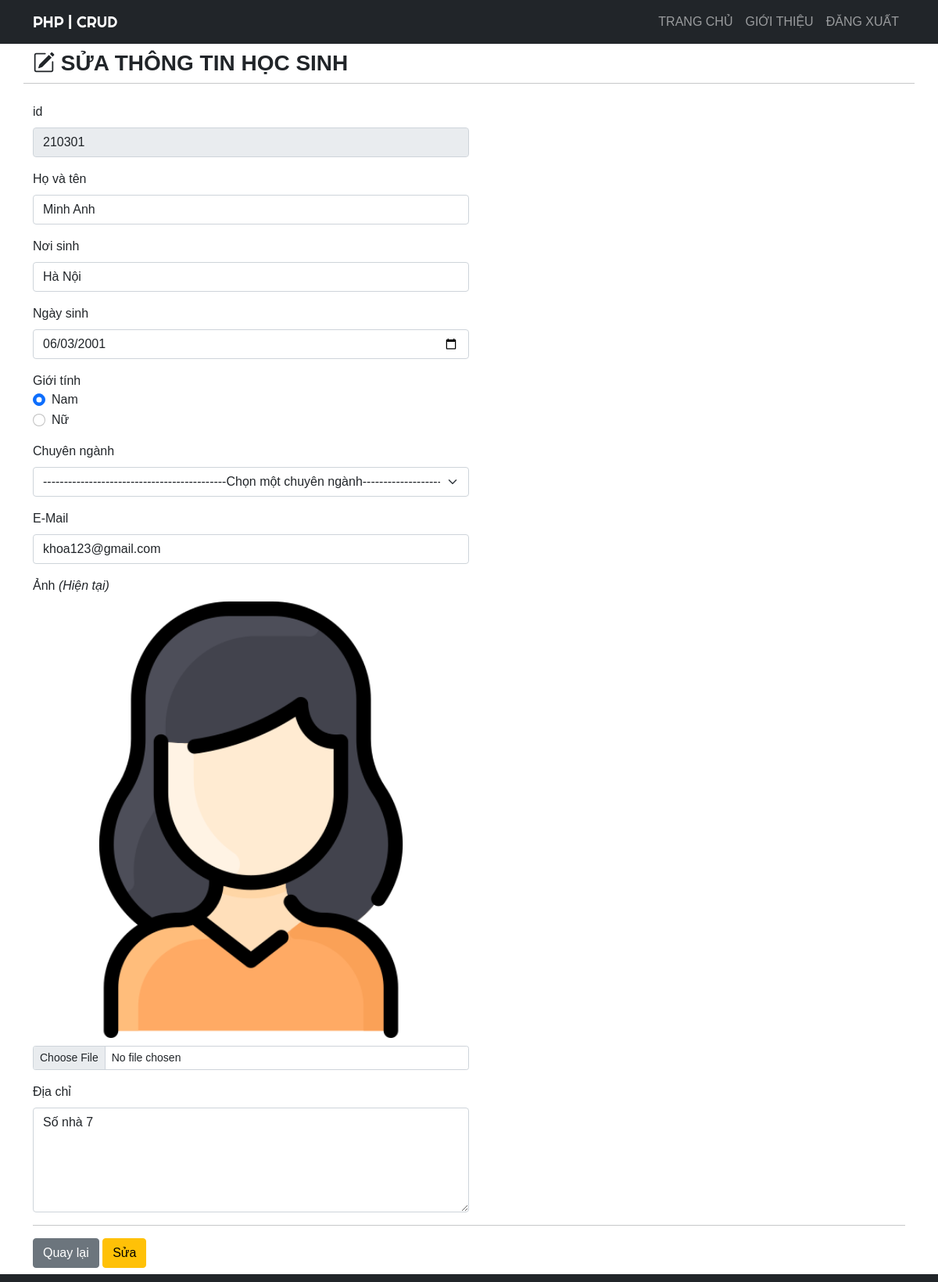
Screenshot of /ubah.php?id=210301 (signed in) with the database file from the repository.
### tables this page shows
CREATE TABLE `siswa` (
  `id` varchar(50) NOT NULL,
  `name` varchar(255) NOT NULL,
  `hometown` varchar(50) NOT NULL,
  `age` date NOT NULL,
  `sex` enum('Nam','Nữ') NOT NULL,
  `major` enum('Kỹ thuật mạng truy cập','Kỹ thuật máy tính và mạng','Đa phương tiện','Kỹ thuật phần mềm','Kỹ Thuật Mạng','Kỹ Thuật Máy Tính và Mạng','Đa Phương Tiện','Kỹ Sư Phần Mềm') NOT NULL,
  `email` varchar(255) NOT NULL,
  `image` varchar(255) NOT NULL,
  `address` text NOT NULL
);

### function.php (called while the page is built, shortened)
<?php
$koneksi = mysqli_connect("localhost", "root", "", "phpdasar");
function query($query)
{
    global $koneksi;
    $result = mysqli_query($koneksi, $query);
    $rows = [];
    while ($row = mysqli_fetch_assoc($result)) {
        $rows[] = $row;
    }
    return $rows;
}
?>

### ubah.php (the view, shortened to what this page needs)
<?php
require 'function.php';
$id = $_GET['id'];
$siswa = query("SELECT * FROM siswa WHERE id = $id")[0];
?>
<!DOCTYPE html>
<html lang="vi">
<head>
    <link href="https://cdn.jsdelivr.net/npm/bootstrap@5.0.0-beta2/dist/css/bootstrap.min.css" rel="stylesheet">
    <link rel="stylesheet" href="https://cdn.jsdelivr.net/npm/bootstrap-icons@1.4.0/font/bootstrap-icons.css">
    <link rel="stylesheet" href="css/style.css">
</head>
<body>
    <nav class="navbar navbar-expand-lg navbar-dark bg-dark text-uppercase">
        <div class="container">
            <a class="navbar-brand" href="index.php">PHP | CRUD</a>
            <div class="collapse navbar-collapse" id="navbarNav">
                <ul class="navbar-nav ms-auto">
                    <li class="nav-item">
                        <a class="nav-link" aria-current="page" href="index.php">Trang chủ</a>
                    </li>
                    <li class="nav-item">
                        <a class="nav-link" href="#about">Giới thiệu</a>
                    </li>
                    <li class="nav-item">
                        <a class="nav-link" href="logout.php">Đăng xuất</a>
                    </li>
                </ul>
            </div>
        </div>
    </nav>
    <div class="container">
        <div class="row my-2">
            <div class="col-md">
                <h3 class="fw-bold text-uppercase"><i class="bi bi-pencil-square"></i>&nbsp;Sửa thông tin học sinh</h3>
            </div>
            <hr>
        </div>
        <div class="row my-2">
            <div class="col-md">
                <form action="" method="post" enctype="multipart/form-data">
                    <div class="mb-3">
                        <label for="id" class="form-label">id</label>
                        <input type="number" class="form-control w-50" id="id" value="<?= $siswa['id']; ?>" name="id" readonly>
                    </div>
                    <div class="mb-3">
                        <label for="name" class="form-label">Họ và tên</label>
                        <input type="text" class="form-control w-50" id="name" value="<?= $siswa['name']; ?>" name="name" autocomplete="off" required>
                    </div>
                    <div class="mb-3">
                        <label for="hometown" class="form-label">Nơi sinh</label>
                        <input type="text" class="form-control w-50" id="hometown" value="<?= $siswa['hometown']; ?>" name="hometown" autocomplete="off" required>
                    </div>
                    <div class="mb-3">
                        <label for="age" class="form-label">Ngày sinh</label>
                        <input type="date" class="form-control w-50" id="age" value="<?= $siswa['age']; ?>" name="age" autocomplete="off" required>
                    </div>
                    <div class="mb-3">
                        <label>Giới tính</label>
                        <div class="form-check">
                            <input class="form-check-input" type="radio" name="sex" id="Laki - Laki" value="Nam" <?php if ($siswa['sex'] == 'Nam') { ?> checked='' <?php } ?>>
                            <label class="form-check-label" for="Laki - Laki">Nam</label>
                        </div>
                        <div class="form-check">
                            <input class="form-check-input" type="radio" name="sex" id="Perempuan" value="Nữ" <?php if ($siswa['sex'] == 'Nữ') { ?> checked='' <?php } ?>>
                            <label class="form-check-label" for="Perempuan">Nữ</label>
                        </div>
                    </div>
                    <div class="mb-3">
                        <label for="major" class="form-label">Chuyên ngành</label>
                        <select class="form-select w-50" id="major" name="major">
                            <option disabled selected value>--------------------------------------------Chọn một chuyên ngành--------------------------------------------</option>
                        </select>
                    </div>
                    <div class="mb-3">
                        <label for="email" class="form-label">E-Mail</label>
                        <input type="email" class="form-control w-50" id="email" value="<?= $siswa['email']; ?>" name="email" autocomplete="off" required>
                    </div>
                    <div class="mb-3">
                        <label for="image" class="form-label">Ảnh <i>(Hiện tại)</i></label> <br>
                        <img src="img/<?= $siswa['image']; ?>" width="50%" style="margin-bottom: 10px;">
                        <input class="form-control form-control-sm w-50" id="image" name="image" type="file">
                    </div>
                    <div class="mb-3">
                        <label for="address" class="form-label">Địa chỉ</label>
                        <textarea class="form-control w-50" id="address" rows="5" name="address" autocomplete="off"><?= $siswa['address']; ?></textarea>
                    </div>
                    <hr>
                    <a href="index.php" class="btn btn-secondary">Quay lại</a>
                    <button type="submit" class="btn btn-warning" name="ubah">Sửa</button>
                </form>
            </div>
        </div>
    </div>
    <footer class="bg-dark text-white text-center" style="padding: 5px;">
    </footer>
</body>
</html>

### css/style.css (style rules this page uses)
body { font-family: 'Gill Sans', 'Gill Sans MT', Calibri, 'Trebuchet MS', sans-serif; }
.navbar-brand { font-family: 'Righteous', cursive; }

### rows the page displays
siswa: id "210301", name "Minh Anh", hometown "Hà Nội", age "06/03/2001", sex "☑ Nam", sex "☐ Nữ", email "khoa123@gmail.com", image (picture), address "Số nhà 7"
